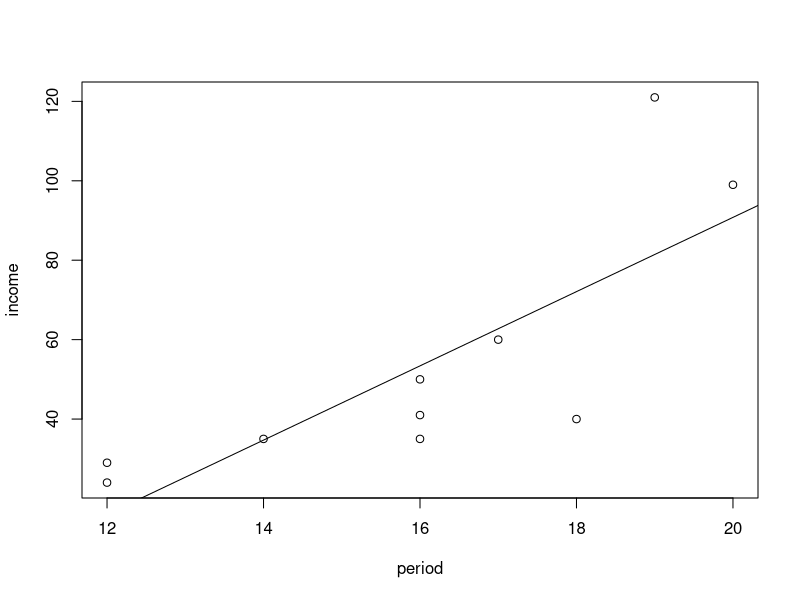
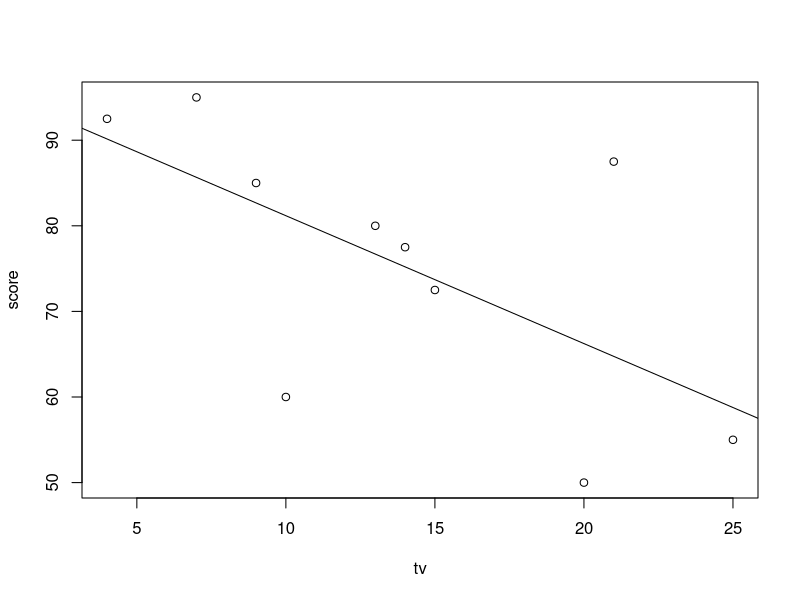
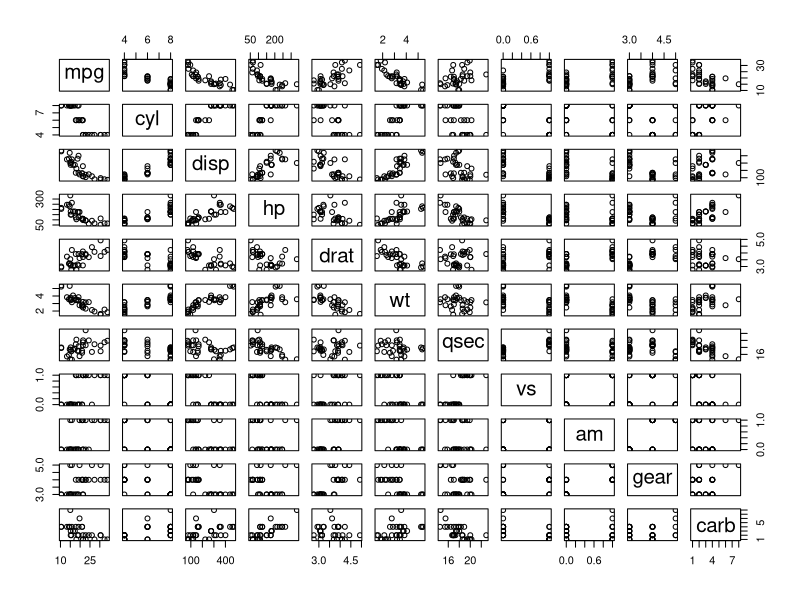
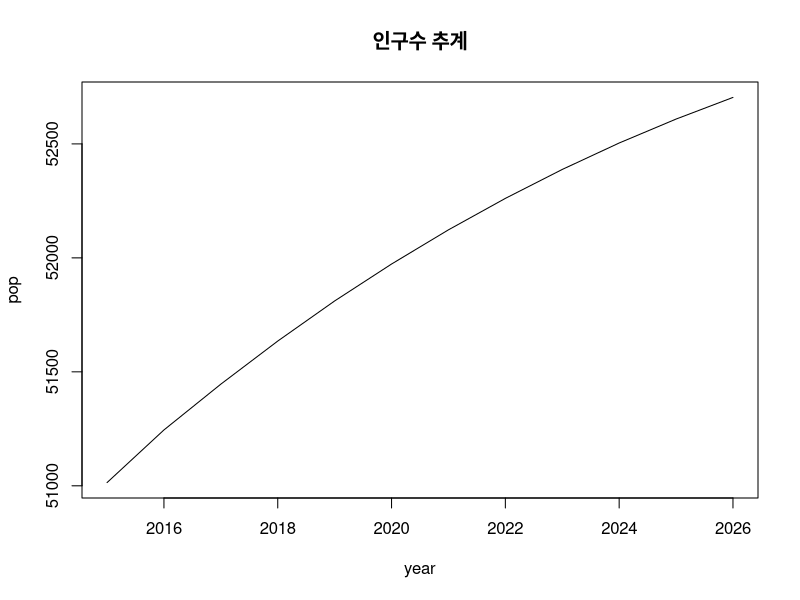
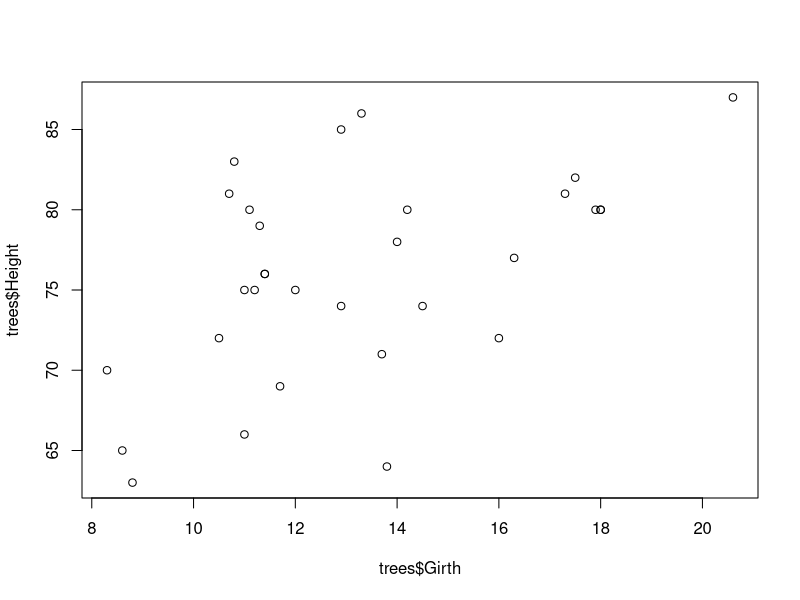
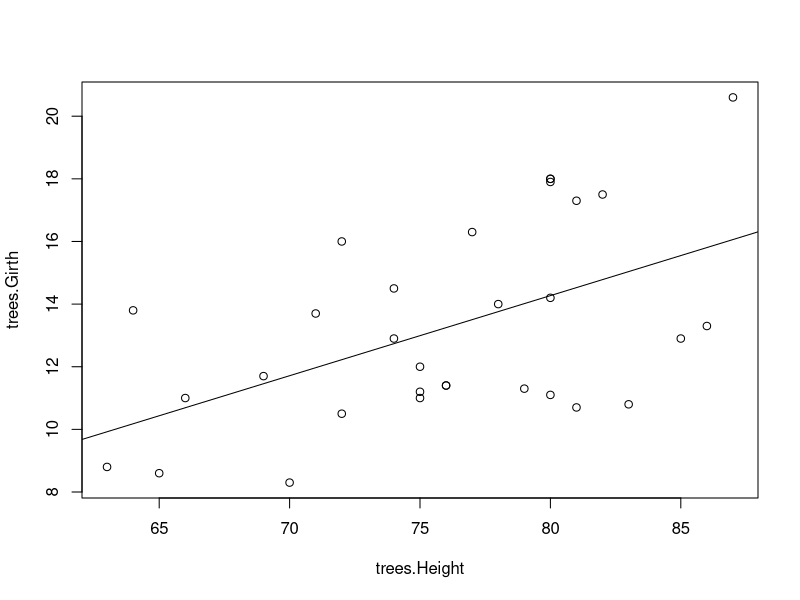
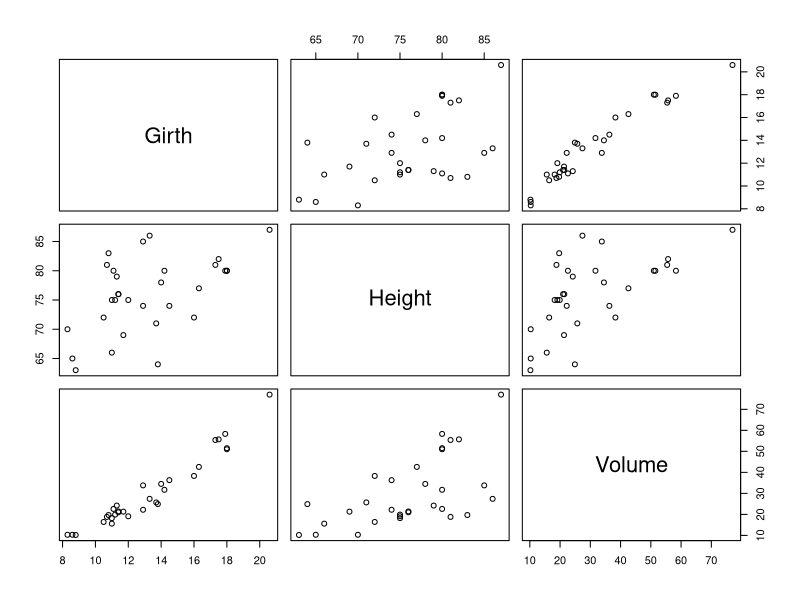
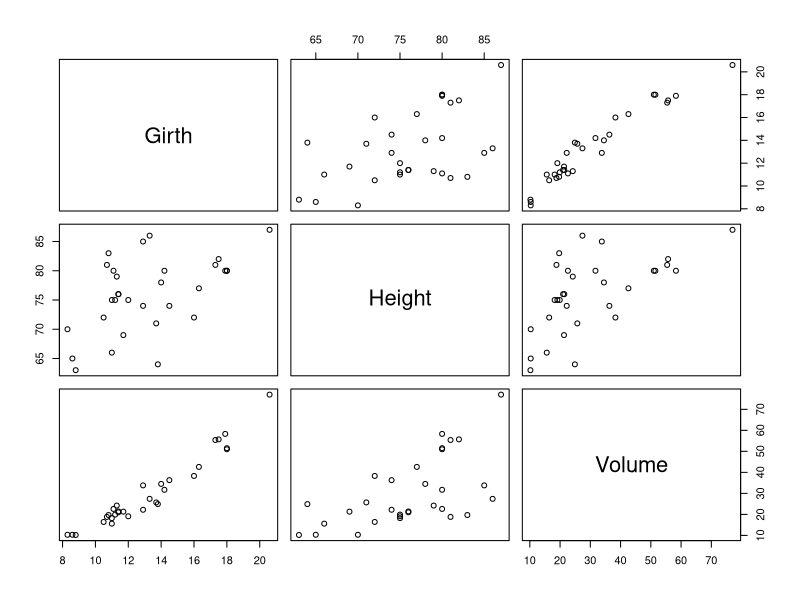

The R source for these figures, in order:
#
# day6_answer.R
#
# 6일차 다변량(다중변수) 연속형 data 분석 실습
#
#문1)
#다음은 직장인 10명의 수입과 교육받은 기간을 조사한 자료이다. 산점도와 상관계수를 구하고, 
#수입과 교육기간 사이에 어떤 상관관계가 있는지 설명하시오.
#
#수입 	 121 99 41 35 40 29 35 24 50 60
#교육기간 19  20 16 16 18 12 14 12 16 17
income <- c( 121, 99, 41, 35, 40, 29, 35, 24, 50, 60 )
period <- c( 19, 20, 16, 16, 18, 12, 14, 12, 16, 17 )

tbl <- data.frame( income, period )
tbl 

plot( income~period, data = tbl )
res <- lm( income~period, data = tbl )
abline( res )

cor( income, period )

  # 상관계수가 0.7292108으로 비교적 강한 양의 상관관계를 가진다.
  # 교육받은 기간이 길수록 수입이 증가

#문2)
#다음은 대학생 10명의 성적과 주당 TV 시청시간을 조사한 자료이다. 산점도와 상관계수를 구하고, 
#성적과 TV 시청시간 사이에 어떤 상관관계가 있는지 설명하시오.
#
#성적 	 77.5 60 50 95 55 85 72.5 80 92.5 87.5
#시청시간 14   10 20  7 25  9 15   13  4   21
score <- c( 77.5, 60, 50, 95, 55, 85, 72.5, 80, 92.5, 87.5 )
tv <- c( 14, 10, 20, 7, 25, 9, 15, 13, 4, 21 )

tbl <- data.frame( score, tv )
tbl 

plot( score~tv, data = tbl )
res <- lm( score~tv, data = tbl )
abline( res )

cor( score, tv )

  # 상관계수가 -0.6283671로 비교적 강한 음의 상관관계를 가진다.
  # TV 시청 시간이 증가할수록 성적은 감소한다.

#문3) 
#R에서 제공하는 mtcars 데이터셋에서 mpg와 다른 변수들 간의 상관계수를
#구하시오. 어느 변수가 mpg와 가장 상관성이 높은지 산점도와 함께 설명하시오.			
head( mtcars )

cor( mtcars )
cor( mtcars )[ 1, ]
pairs(mtcars)

  # disp와의 상관계수가 -0.8475514로 가장 상관성이 높다.  

#문4)
#다음은 2015년부터 2026년도까지의 예상 인구수 추계자료이다. 연도를 x
#축으로 하여 선그래프를 작성하시오.
#
#연도		총인구 (천명)		연도		총인구 (천명)
#2015		51014				2021		52123
#2016		51245				2022		52261
#2017		51446				2023		52388
#2018		51635				2024		52504
#2019		51811				2025		52609
#2020		51973				2026		52704
year <- 2015:2026
pop <- c( 51014, 51245, 51446, 51635, 51811, 51973, 52123, 52261, 52388, 52504, 52609, 52704 )
plot( year, pop, type = 'l', main = '인구수 추계' )

#문5)
#R에서 제공하는 trees 데이터셋에 대해 다음 문제를 해결하기 위한 R 코
#드를 작성하시오.
#
#(1) 나무의 지름(Girth)과 높이(Height)에 대해 산점도와 상관계수를 보이시오.
  class( trees )
  dim( trees )
  str( trees )
  head( trees )
  tail( trees )

tbl <- data.frame( trees$Girth, trees$Height )
tbl

plot( trees$Girth, trees$Height )

plot( trees.Girth~trees.Height, data = tbl )
res <- lm( trees.Girth~trees.Height, data = tbl )
abline( res )
res

cor( trees$Girth, trees$Height )

#(2) trees 데이터셋에 존재하는 3개 변수 간의 산점도와 상관계수를 보이시오.
plot( trees )
pairs( trees )
cor( trees )

